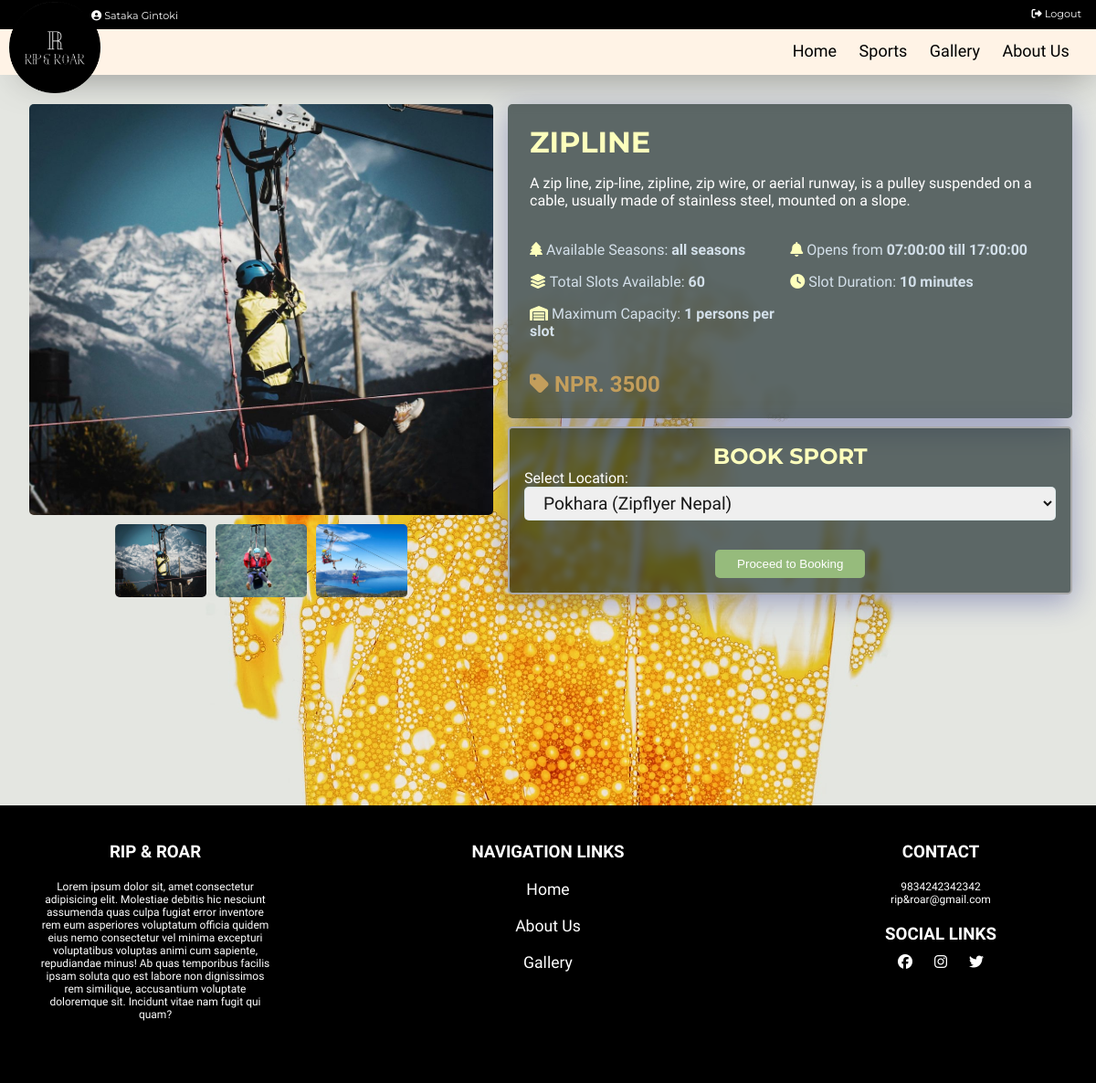
/sport.php?sportId=1 (signed in), run on the app's committed database.
### tables this page shows
CREATE TABLE `users` (
  `user_id` int(11) NOT NULL,
  `name` varchar(50) NOT NULL,
  `username` varchar(50) NOT NULL,
  `email` varchar(50) NOT NULL,
  `age` int(11) NOT NULL,
  `country` varchar(255) NOT NULL,
  `password` varchar(50) NOT NULL,
  `role` int(11) NOT NULL,
  `status` int(11) NOT NULL
);

CREATE TABLE `sport` (
  `sport_id` int(11) NOT NULL,
  `name` varchar(255) NOT NULL,
  `available_season` varchar(255) NOT NULL,
  `slot_duration` int(11) NOT NULL,
  `opening_time` time NOT NULL,
  `closing_time` time NOT NULL,
  `total_slots` int(11) NOT NULL,
  `max_slot_capacity` int(11) NOT NULL,
  `price` double NOT NULL,
  `thumbnail1` varchar(500) NOT NULL,
  `thumbnail2` varchar(500) NOT NULL,
  `thumbnail3` varchar(500) NOT NULL,
  `description` varchar(1000) NOT NULL
);

### includes/db.php (called while the page is built, shortened)
<?php
class DbConnection{
    private $host = 'localhost';
    private $username = 'root';
    private $password = '';
    private $database = 'rrdb';
    protected $connection;
    public function __construct(){
        if (!isset($this->connection)) {
            $this->connection = new mysqli($this->host, $this->username, $this->password, $this->database);
        }
        return $this->connection;
    }
}
?>

### includes/crud.php (called while the page is built, shortened)
<?php
     include_once "db.php";
     class CrudOperation extends DbConnection{
         public function fetch_data_with_id($table_name, $column_name, $id) {
            $sql = "SELECT * FROM $table_name WHERE $column_name = '$id'";
            $query = $this->connection->query($sql);
            if($query){
                $row = $query->fetch_array();
                return $row;
            }
            else
            echo "Invalid sql ".$sql;
         }
         public function fetch_datas_with_column($table_name, $column_name, $id) {
            $array = [];
            $sql = "SELECT * FROM $table_name WHERE $column_name = '$id'";
            $query = $this->connection->query($sql);
            while($row = mysqli_fetch_assoc($query)){
                if($row != null) $array[] = $row;
            }
            return $array;
         }
     }
     $crud = new CrudOperation;
?>

### sport.php (the view, shortened to what this page needs)
<?php include_once 'header.php'; ?>
<?php
    $sportId = $_GET['sportId'];
?>
<div class="productDisplayContainer">
    <div class="imageGallery">
        <div class="carousel carousel-main" data-flickity>
        <?php
            $sport = $crud->fetch_data_with_id('sport','sport_id',$sportId);
           $sport_details =$crud->fetch_datas_with_column('sport_detail', 'sport_id', $sportId) ;
        ?>
            <div class="carousel-cell"  style="background-image: url('dbImages/sports/<?php echo $sport['thumbnail1'] ?>');background-position:center;background-size: cover" ></div>
        </div>
        <div class="carousel carousel-nav"
        data-flickity='{ "asNavFor": ".carousel-main", "contain": true, "pageDots": false }'>
            <div class="carousel-cell" style="background-image: url('dbImages/sports/<?php echo $sport['thumbnail1'] ?>');background-position:center;background-size: cover" ></div>
            <div class="carousel-cell"  style="background-image: url('dbImages/sports/<?php echo $sport['thumbnail2'] ?>');background-position:center;background-size: cover" ></div>
            <div class="carousel-cell"  style="background-image: url('dbImages/sports/<?php echo $sport['thumbnail3'] ?>');background-position:center;background-size: cover" ></div>
        </div>
    </div>
    <div class="productInfoSection">
        <div class="productInfo">
            <h1 class="title"> <?php echo strtoupper($sport['name']); ?> </h1>
            <span class="description"><?php echo $sport['description']; ?></span>
            <hr />
            <div class="productInfoGrid">
            <span class="time"><i class="fas fa-tree"></i>  Available Seasons: <b> <?php echo $sport['available_season']; ?></b></span>
            <span class="time"><i class="fas fa-bell"></i>  Opens from <b><?php echo $sport['opening_time']; ?> till <?php echo $sport['closing_time']; ?></b></span>
            <span class="time"><i class="fas fa-layer-group"></i>  Total Slots Available: <b><?php echo $sport['total_slots']; ?></b></span>
            <span class="time"><i class="fas fa-clock"></i>  Slot Duration: <b><?php echo $sport['slot_duration']; ?> minutes</b></span>
            <span class="time"><i class="fas fa-warehouse"></i>  Maximum Capacity: <b><?php echo $sport['max_slot_capacity']; ?> persons per slot</b></span>
        </div>
            <hr />
            <span class="price"><i class="fas fa-tag"></i>  <b>NPR. <?php echo $sport['price']; ?></b></span>
        </div>
        <form action="sportDetail.php" method="POST" enctype="multipart/form-data">
            <h2> BOOK SPORT </h2>
            <div class="form-group">
                <label for="sport_detail_id" >Select Location:</label>
                <select name="sport_detail_id" >
                <?php
                foreach($sport_details as $sport_detail) { ?>
                    <?php  $location =  $crud->fetch_data_with_id('location', 'location_id', $sport_detail['location_id']) ; ?>
                        <option value="<?php echo $sport_detail['sport_detail_id']; ?>"><?php echo $location['location'] . " (".$sport_detail['name'].")";  ?></option>
                    <?php } ?>
                </select>
            </div>
            <button type="submit" name="btnProceedBooking"  >Proceed to Booking </button>
        </form>
    </div>
</div>
<?php include_once 'footer.php'; ?>

### header.php (shortened to what this page needs)
<?php
   include_once 'includes/form.php';
   $curPage = basename($_SERVER['PHP_SELF']);
   ?>
<!DOCTYPE html>
<html lang="en">
<head>
    <link rel="stylesheet" type="text/css" href="css/main.css" />
    <link rel="stylesheet" type="text/css" href="css/flickity.css" />
</head>
<body>
   <div class="top-nav">
      <?php if (!isset($_SESSION['user']) ||(trim ($_SESSION['user']) == '')){ ?>
      <a href="login.php" class="logout <?php echo ($curPage == "register.php" ? "active" : "");?>"><i class="fas fa-user-plus"></i> SignUp/SignIn</a>
      <?php } else {
         $userDetailsRow = $crud->fetch_data_with_id('users', 'user_id', $_SESSION['user']);
         ?>
         <a href="#" class="<?php echo ($curPage == "account.php" ? "active" : "");?>" style="position:absolute;left:100px;top:10px;width:fit-content;"><i class="fas fa-user-circle"></i> <?php echo ucfirst($userDetailsRow['name']); ?></a>
         <a href="index.php?logout='1'" class="logout"><i class="fas fa-sign-out-alt"></i> Logout</a>
      <?php }?>
   </div>
   <div class="nav " >
      <div class="nav-header">
         <div class="nav-title">
         <img src="assets/logo.PNG" alt="Logo" style="width:100px;height:100px;position:relative;top:-40px;z-index:9999;
            ">
         </div>
      </div>
      <div class="nav-links" style="padding-right:1.2rem">
         <a href="index.php" class="<?php echo ($curPage == "index.php" ? "active" : "");?>" >Home</a>
         <a href="explore.php" class="<?php echo ($curPage == "explore.php" ? "active" : "");?>">Sports</a>
         <a href="gallery.php" class="<?php echo ($curPage == "gallery.php" ? "active" : "");?>"> Gallery</a>
         <a href="about.php" class="<?php echo ($curPage == "about.php" ? "active" : "");?>">About Us</a>
      </div>
   </div>

### footer.php (shortened to what this page needs)
    <section class="bg pd-20 mt-20" id="footer" style="border-radius:0;">
        <div class="space-between">
            <div class="pd-20">
                <div><h3>RIP & ROAR</h3></div>
                <p class="mt-20">
                Lorem ipsum dolor sit, amet consectetur adipisicing elit. Molestiae debitis hic nesciunt assumenda quas culpa fugiat error inventore rem eum asperiores voluptatum officia quidem eius nemo consectetur vel minima excepturi voluptatibus voluptas animi cum sapiente, repudiandae minus! Ab quas temporibus facilis ipsam soluta quo est labore non dignissimos rem similique, accusantium voluptate doloremque sit. Incidunt vitae nam fugit qui quam?</p>
            </div>
            <div class="pd-20">
                <div><h3>NAVIGATION LINKS</h3></div>
                <p class="mt-20"><a href="index.php" class=" footer-link">Home</a></p>
                <p class="mt-20"><a href="about.php" class=" footer-link">About Us</a></p>
                <p class="mt-20"><a href="gallery.php" class=" footer-link">Gallery</a></p>
            </div>
            <div class="pd-20">
                <div><h3>CONTACT</h3></div>
                <p class="mt-20">
                    9834242342342
                </p class="mt-20">
                <p>rip&roar@gmail.com</p>
                <div class="mt-20">
                    <h3 class="mb-10">SOCIAL LINKS</h3>
                    <a class="display-inline pd-10 footer-social-link"><i class="fab fa-facebook"></i></a>
                    <a class="display-inline pd-10 footer-social-link"><i class="fab fa-instagram"></i></a>
                    <a class="display-inline pd-10 footer-social-link"><i class="fab fa-twitter"></i></a>
                </div>
            </div>
        </div>
    </section>
    </body>
</html>

### css/flickity.css (style rules this page uses)
.flickity-enabled { position: relative; }
.flickity-enabled.is-draggable { -webkit-tap-highlight-color: transparent; -webkit-user-select: none; -moz-user-select: none; -ms-user-select: none; user-select: none; }

### data on the page
users: name "Sataka Gintoki"
sport: thumbnail1 (picture), thumbnail2 (picture), thumbnail3 (picture), name "ZIPLINE", description "A zip line, zip-line, zipline, zip wire, or aerial runway, is a pulley suspended on a cable, usually made of stainless steel, mounted on a slope.", available_season "all seasons", opening_time "07:00:00", closing_time "17:00:00", total_slots "60", slot_duration "10", max_slot_capacity "1", price "3500"

### other printed values
form field sport_detail_id "Pokhara (Zipflyer Nepal)"
